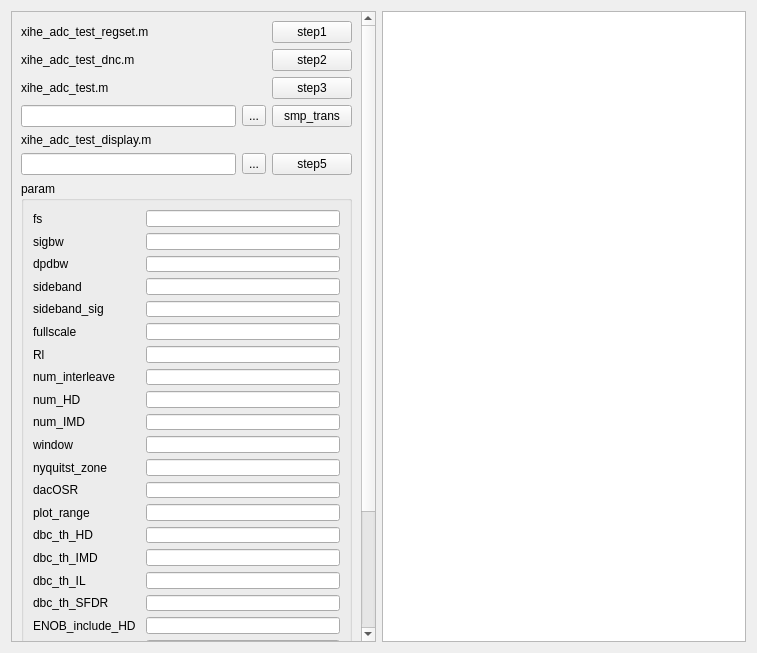
<?xml version="1.0" encoding="UTF-8"?>
<ui version="4.0">
 <class>Form</class>
 <widget class="QWidget" name="Form">
  <property name="geometry">
   <rect>
    <x>0</x>
    <y>0</y>
    <width>757</width>
    <height>653</height>
   </rect>
  </property>
  <property name="windowTitle">
   <string>Form</string>
  </property>
  <layout class="QHBoxLayout" name="horizontalLayout" stretch="1,1">
   <item>
    <widget class="QScrollArea" name="scrollArea">
     <property name="widgetResizable">
      <bool>true</bool>
     </property>
     <widget class="QWidget" name="scrollAreaWidgetContents">
      <property name="geometry">
       <rect>
        <x>0</x>
        <y>-150</y>
        <width>348</width>
        <height>783</height>
       </rect>
      </property>
      <layout class="QVBoxLayout" name="verticalLayout">
       <item>
        <layout class="QGridLayout" name="gridLayout_2">
         <item row="0" column="0">
          <widget class="QLabel" name="xihe_adc_test_regset">
           <property name="text">
            <string>xihe_adc_test_regset.m</string>
           </property>
          </widget>
         </item>
         <item row="0" column="2">
          <widget class="QPushButton" name="start_xihe_adc_test_regset">
           <property name="text">
            <string>step1</string>
           </property>
          </widget>
         </item>
         <item row="1" column="0">
          <widget class="QLabel" name="xihe_adc_test_dnc">
           <property name="text">
            <string>xihe_adc_test_dnc.m</string>
           </property>
          </widget>
         </item>
         <item row="1" column="2">
          <widget class="QPushButton" name="start_xihe_adc_test_dnc">
           <property name="text">
            <string>step2</string>
           </property>
          </widget>
         </item>
         <item row="2" column="0">
          <widget class="QLabel" name="xihe_adc_test">
           <property name="text">
            <string>xihe_adc_test.m</string>
           </property>
          </widget>
         </item>
         <item row="2" column="2">
          <widget class="QPushButton" name="start_xihe_adc_test">
           <property name="text">
            <string>step3</string>
           </property>
          </widget>
         </item>
         <item row="3" column="0">
          <widget class="QLineEdit" name="lineEdit"/>
         </item>
         <item row="3" column="1">
          <widget class="QToolButton" name="toolButton">
           <property name="text">
            <string>...</string>
           </property>
          </widget>
         </item>
         <item row="3" column="2">
          <widget class="QPushButton" name="smp_trans">
           <property name="text">
            <string>smp_trans</string>
           </property>
          </widget>
         </item>
         <item row="4" column="0" colspan="2">
          <widget class="QLabel" name="xihe_adc_test_display">
           <property name="text">
            <string>xihe_adc_test_display.m</string>
           </property>
          </widget>
         </item>
         <item row="5" column="0">
          <widget class="QLineEdit" name="lineEdit_2"/>
         </item>
         <item row="5" column="1">
          <widget class="QToolButton" name="toolButton_2">
           <property name="text">
            <string>...</string>
           </property>
          </widget>
         </item>
         <item row="5" column="2">
          <widget class="QPushButton" name="start_xihe_adc_test_display">
           <property name="text">
            <string>step5</string>
           </property>
          </widget>
         </item>
        </layout>
       </item>
       <item>
        <widget class="QGroupBox" name="groupBox_3">
         <property name="maximumSize">
          <size>
           <width>16777215</width>
           <height>600</height>
          </size>
         </property>
         <property name="title">
          <string>param</string>
         </property>
         <layout class="QGridLayout" name="gridLayout">
          <property name="sizeConstraint">
           <enum>QLayout::SetNoConstraint</enum>
          </property>
          <item row="17" column="0">
           <widget class="QLabel" name="dbc_th_SFDR">
            <property name="text">
             <string>dbc_th_SFDR</string>
            </property>
           </widget>
          </item>
          <item row="24" column="1">
           <widget class="QLineEdit" name="dc_1f_noise_cancel_input"/>
          </item>
          <item row="12" column="1">
           <widget class="QLineEdit" name="dacOSR_input"/>
          </item>
          <item row="23" column="1">
           <widget class="QLineEdit" name="sig_angle_input"/>
          </item>
          <item row="14" column="0">
           <widget class="QLabel" name="dbc_th_HD">
            <property name="text">
             <string>dbc_th_HD</string>
            </property>
           </widget>
          </item>
          <item row="15" column="0">
           <widget class="QLabel" name="dbc_th_IMD">
            <property name="text">
             <string>dbc_th_IMD</string>
            </property>
           </widget>
          </item>
          <item row="6" column="1">
           <widget class="QLineEdit" name="Rl_input"/>
          </item>
          <item row="16" column="1">
           <widget class="QLineEdit" name="dbc_th_IL_input"/>
          </item>
          <item row="3" column="1">
           <widget class="QLineEdit" name="sideband_input"/>
          </item>
          <item row="7" column="0">
           <widget class="QLabel" name="num_interleave">
            <property name="text">
             <string>num_interleave</string>
            </property>
           </widget>
          </item>
          <item row="6" column="0">
           <widget class="QLabel" name="Rl">
            <property name="text">
             <string>Rl</string>
            </property>
           </widget>
          </item>
          <item row="24" column="0">
           <widget class="QLabel" name="dc_1f_noise_cancel">
            <property name="text">
             <string>dc_1f_noise_cancel</string>
            </property>
           </widget>
          </item>
          <item row="19" column="0">
           <widget class="QLabel" name="plot_option">
            <property name="text">
             <string>plot_option</string>
            </property>
           </widget>
          </item>
          <item row="10" column="1">
           <widget class="QLineEdit" name="window_input"/>
          </item>
          <item row="3" column="0">
           <widget class="QLabel" name="sideband">
            <property name="text">
             <string>sideband</string>
            </property>
           </widget>
          </item>
          <item row="8" column="1">
           <widget class="QLineEdit" name="num_HD_input"/>
          </item>
          <item row="9" column="1">
           <widget class="QLineEdit" name="num_IMD_input"/>
          </item>
          <item row="21" column="1">
           <widget class="QComboBox" name="imd_mode_cmbox">
            <item>
             <property name="text">
              <string>0</string>
             </property>
            </item>
            <item>
             <property name="text">
              <string>1</string>
             </property>
            </item>
           </widget>
          </item>
          <item row="12" column="0">
           <widget class="QLabel" name="dacOSR">
            <property name="text">
             <string>dacOSR</string>
            </property>
           </widget>
          </item>
          <item row="18" column="0">
           <widget class="QLabel" name="ENOB_include_HD">
            <property name="text">
             <string>ENOB_include_HD</string>
            </property>
           </widget>
          </item>
          <item row="2" column="0">
           <widget class="QLabel" name="dpdbw">
            <property name="text">
             <string>dpdbw</string>
            </property>
           </widget>
          </item>
          <item row="22" column="1">
           <widget class="QLineEdit" name="refclk_ratio_input"/>
          </item>
          <item row="16" column="0">
           <widget class="QLabel" name="dbc_th_IL">
            <property name="text">
             <string>dbc_th_IL</string>
            </property>
           </widget>
          </item>
          <item row="8" column="0">
           <widget class="QLabel" name="num_HD">
            <property name="text">
             <string>num_HD</string>
            </property>
           </widget>
          </item>
          <item row="4" column="0">
           <widget class="QLabel" name="sideband_sig">
            <property name="text">
             <string>sideband_sig</string>
            </property>
           </widget>
          </item>
          <item row="1" column="0">
           <widget class="QLabel" name="sigbw">
            <property name="text">
             <string>sigbw</string>
            </property>
           </widget>
          </item>
          <item row="17" column="1">
           <widget class="QLineEdit" name="dbc_th_SFDR_input"/>
          </item>
          <item row="18" column="1">
           <widget class="QLineEdit" name="ENOB_include_HD_input"/>
          </item>
          <item row="20" column="0">
           <widget class="QLabel" name="figure_overwrite">
            <property name="text">
             <string>figure_overwrite</string>
            </property>
           </widget>
          </item>
          <item row="4" column="1">
           <widget class="QLineEdit" name="sideband_sig_input"/>
          </item>
          <item row="1" column="1">
           <widget class="QLineEdit" name="sigbw_input"/>
          </item>
          <item row="15" column="1">
           <widget class="QLineEdit" name="dbc_th_IMD_input"/>
          </item>
          <item row="19" column="1">
           <widget class="QLineEdit" name="plot_option_input"/>
          </item>
          <item row="7" column="1">
           <widget class="QLineEdit" name="num_interleave_input"/>
          </item>
          <item row="9" column="0">
           <widget class="QLabel" name="num_IMD">
            <property name="text">
             <string>num_IMD</string>
            </property>
           </widget>
          </item>
          <item row="22" column="0">
           <widget class="QLabel" name="refclk_ratio">
            <property name="text">
             <string>refclk_ratio</string>
            </property>
           </widget>
          </item>
          <item row="5" column="1">
           <widget class="QLineEdit" name="fullscale_input"/>
          </item>
          <item row="11" column="0">
           <widget class="QLabel" name="nyquitst_zone">
            <property name="text">
             <string>nyquitst_zone</string>
            </property>
           </widget>
          </item>
          <item row="10" column="0">
           <widget class="QLabel" name="window">
            <property name="text">
             <string>window</string>
            </property>
           </widget>
          </item>
          <item row="14" column="1">
           <widget class="QLineEdit" name="dbc_th_HD_input"/>
          </item>
          <item row="23" column="0">
           <widget class="QLabel" name="sig_angle">
            <property name="text">
             <string>sig_angle</string>
            </property>
           </widget>
          </item>
          <item row="5" column="0">
           <widget class="QLabel" name="fullscale">
            <property name="text">
             <string>fullscale</string>
            </property>
           </widget>
          </item>
          <item row="21" column="0">
           <widget class="QLabel" name="imd_mode">
            <property name="text">
             <string>imd_mode</string>
            </property>
           </widget>
          </item>
          <item row="13" column="0">
           <widget class="QLabel" name="plot_range">
            <property name="text">
             <string>plot_range</string>
            </property>
           </widget>
          </item>
          <item row="11" column="1">
           <widget class="QLineEdit" name="nyquitst_zone_input"/>
          </item>
          <item row="2" column="1">
           <widget class="QLineEdit" name="dpdbw_input"/>
          </item>
          <item row="13" column="1">
           <widget class="QLineEdit" name="plot_range_input"/>
          </item>
          <item row="20" column="1">
           <widget class="QLineEdit" name="figure_overwrite_input"/>
          </item>
          <item row="0" column="0">
           <widget class="QLabel" name="fs">
            <property name="text">
             <string>fs</string>
            </property>
           </widget>
          </item>
          <item row="0" column="1">
           <widget class="QLineEdit" name="fs_input"/>
          </item>
         </layout>
        </widget>
       </item>
      </layout>
     </widget>
    </widget>
   </item>
   <item>
    <widget class="QTextBrowser" name="xihe_adc_test_dnc_ans"/>
   </item>
  </layout>
 </widget>
 <tabstops>
  <tabstop>lineEdit</tabstop>
  <tabstop>lineEdit_2</tabstop>
  <tabstop>fs_input</tabstop>
  <tabstop>sigbw_input</tabstop>
  <tabstop>dpdbw_input</tabstop>
  <tabstop>sideband_input</tabstop>
  <tabstop>sideband_sig_input</tabstop>
  <tabstop>fullscale_input</tabstop>
  <tabstop>Rl_input</tabstop>
  <tabstop>num_interleave_input</tabstop>
  <tabstop>num_HD_input</tabstop>
  <tabstop>num_IMD_input</tabstop>
  <tabstop>window_input</tabstop>
  <tabstop>nyquitst_zone_input</tabstop>
  <tabstop>dacOSR_input</tabstop>
  <tabstop>plot_range_input</tabstop>
  <tabstop>dbc_th_HD_input</tabstop>
  <tabstop>dbc_th_IMD_input</tabstop>
  <tabstop>dbc_th_IL_input</tabstop>
  <tabstop>dbc_th_SFDR_input</tabstop>
  <tabstop>ENOB_include_HD_input</tabstop>
  <tabstop>plot_option_input</tabstop>
  <tabstop>figure_overwrite_input</tabstop>
  <tabstop>imd_mode_cmbox</tabstop>
  <tabstop>refclk_ratio_input</tabstop>
  <tabstop>sig_angle_input</tabstop>
  <tabstop>dc_1f_noise_cancel_input</tabstop>
  <tabstop>toolButton</tabstop>
  <tabstop>start_xihe_adc_test_display</tabstop>
  <tabstop>smp_trans</tabstop>
  <tabstop>start_xihe_adc_test</tabstop>
  <tabstop>xihe_adc_test_dnc_ans</tabstop>
  <tabstop>start_xihe_adc_test_dnc</tabstop>
  <tabstop>toolButton_2</tabstop>
  <tabstop>scrollArea</tabstop>
  <tabstop>start_xihe_adc_test_regset</tabstop>
 </tabstops>
 <resources/>
 <connections/>
</ui>
